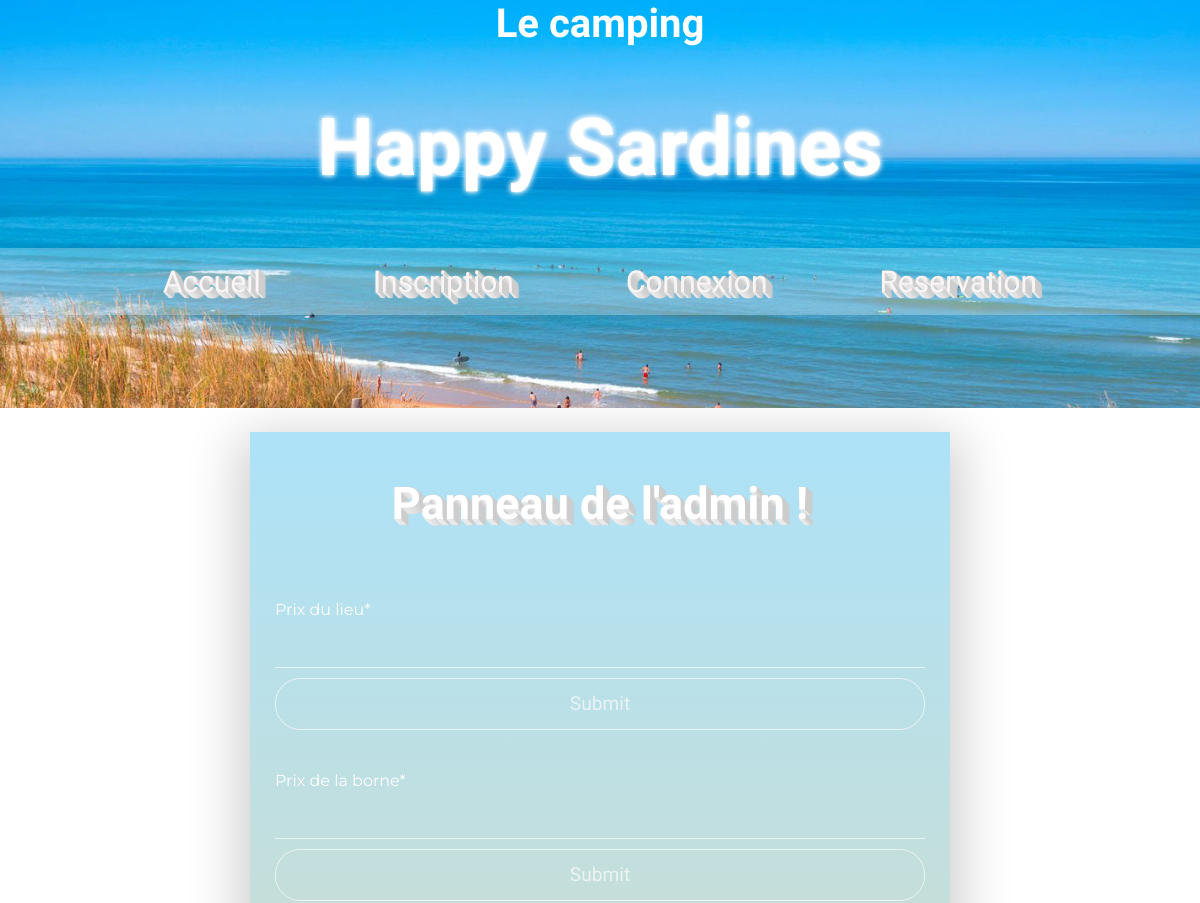
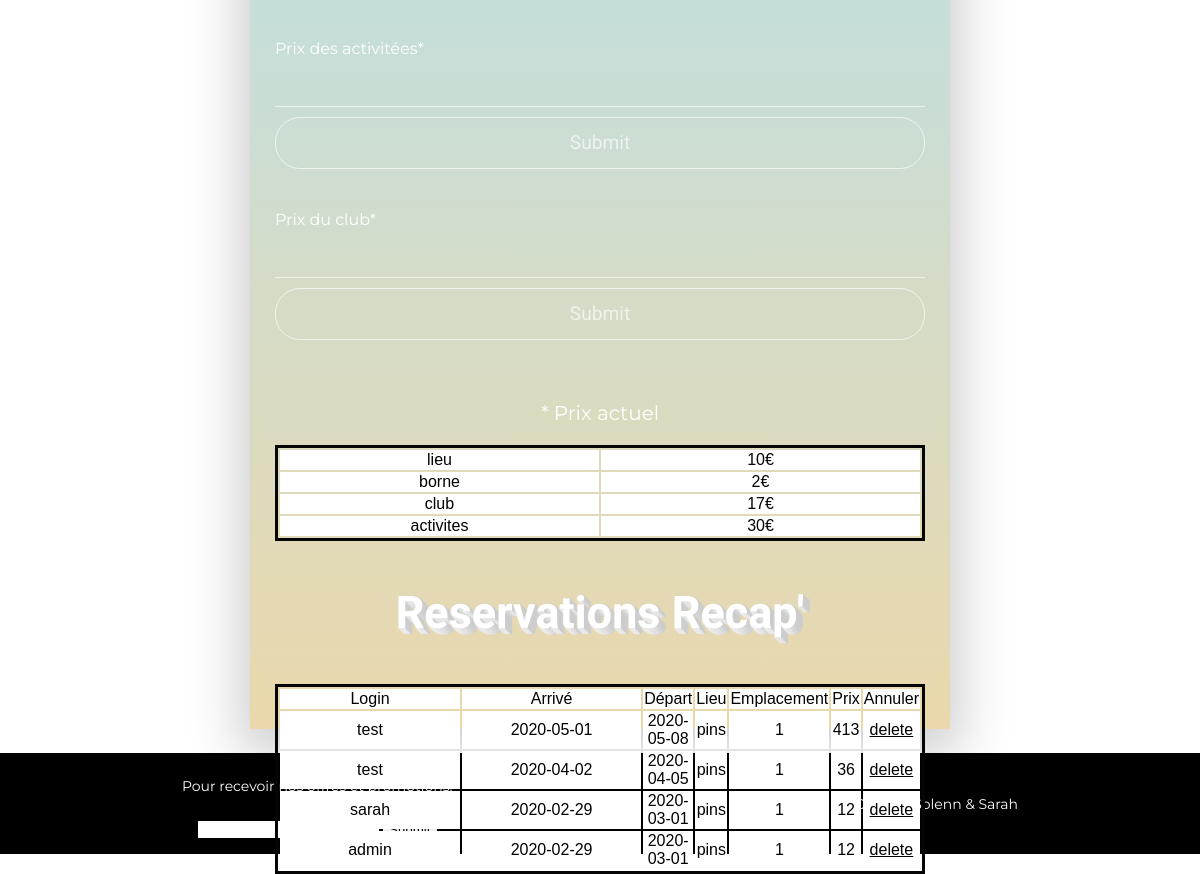
The app's page /admin.php with its own data (2 pictures, top to bottom).
### tables this page shows
CREATE TABLE IF NOT EXISTS `prix` (
  `id` int(11) NOT NULL AUTO_INCREMENT,
  `nom` varchar(255) NOT NULL,
  `prix` int(11) NOT NULL,
  PRIMARY KEY (`id`)
);

### class/bdd.php (called while the page is built, shortened)
<?php
class bdd{
    public function connect(){
        $connect = mysqli_connect('Localhost', 'root', '', 'camping');
        $this->connexion = $connect;
    }
}
?>

### class/admin.php (the view, shortened to what this page needs)
<?php
class admin extends bdd{
    public function tableau(){
        $request = "SELECT nom, prix FROM prix";
        $query = mysqli_query($this->connexion,$request);
        $fetch = mysqli_fetch_all($query);
        ?>
            <table class="table_admin">
        <?php
        for($i=0; $i <= 3; ++$i){
            ?>
                <tr>
                    <td><?php echo $fetch[$i][0] ?></td>
                    <td><?php echo $fetch[$i][1] ?>€</td>
                </tr>
            <?php
        }
        ?>
            </table>
        <?php
    }
    public function tableauresa(){
        $request = "SELECT reservations.id, reservations.checkin, reservations.checkout, reservations.lieu, reservations.emplacement, reservations.prix, utilisateurs.login FROM reservations INNER JOIN utilisateurs ON reservations.id_utilisateur = utilisateurs.id";
        $query = mysqli_query($this->connexion,$request);
        $fetch = mysqli_fetch_all($query);
        ?>
            <table class="table_resa_admin">
                <thead>
                    <tr>
                        <td>Login</td>
                        <td>Arrivé</td>
                        <td>Départ</td>
                        <td>Lieu</td>
                        <td>Emplacement</td>
                        <td>Prix</td>
                        <td>Annuler</td>
                    </tr>
                </thead>
        <?php
            foreach($fetch as list($id,$checkin,$checkout,$lieu,$empla,$prix,$login)){
                ?>
                <tr>
                    <td><?php echo $login ?></td>
                    <td><?php echo $checkin ?></td>
                    <td><?php echo $checkout ?></td>
                    <td><?php echo $lieu ?></td>
                    <td><?php echo $empla ?></td>
                    <td><?php echo $prix ?></td>
                    <td><a class="supp_profil" href="include/deleteresa.php?id=<?php echo $id ?>">delete</a></td>
                </tr>
                <?php
            }
        ?>
        </table>
        <?php
    }
}
?>

### admin.php (shortened to what this page needs)
<?php
require 'class/bdd.php';
require 'class/user.php';
require 'class/admin.php';
?>
<html>
<head>
        <link rel="stylesheet" href="css/style.css">
</head>
<body>
<header>
<?php require 'include/nav.php'?>
</header>
    <main>
    <section class="container_admin">
        <article class="window_admin">
            <div class='overlay_admin'></div>
                 <div class='content'>
                <h1 class="titre_inscri"> Panneau de l'admin ! </h1>
<form action="admin.php" method="post">
    <label>Prix du lieu*</label>
    <input type="text" name="lieu" required class='input-line full-width'><br>
    <input type="submit" name="sendlieu" class='ghost-round full-width'>
</form>
<form action="admin.php" method="post">
    <label>Prix de la borne*</label>
    <input type="text" name="borne" required class='input-line full-width'><br>
    <input type="submit" name="sendborne" class='ghost-round full-width'>
</form>
<form action="admin.php" method="post">
    <label>Prix des activitées*</label>
    <input type="text" name="acti" required class='input-line full-width'><br>
    <input type="submit" name="sendacti" class='ghost-round full-width'>
</form>
<form action="admin.php" method="post">
    <label>Prix du club*</label>
    <input type="mail" name="club" required class='input-line full-width'><br>
    <input type="submit" name="sendclub" class='ghost-round full-width'>
</form>
<p>* Prix actuel</p>
<?php $_SESSION["admin"]->tableau(); ?>
<h1 class="titre_inscri">Reservations Recap'</h1>
<?php $_SESSION["admin"]->tableauresa(); ?>
</section>
    </main>
<footer>
<section class="menu_foot">
        <div class="newsletter">
            <p>Pour recevoir nos offres et promotions:</p>
            <form type="submit">
                    <input type="email" required>
                    <input type="submit">
            </form>
        </div>
        <p>© 2020 Gwen,Solenn & Sarah</p>
    </section>
</footer>
</body>
</html>

### include/nav.php (shortened to what this page needs)
<?php
if (isset($_SESSION['login']))
 {
    $login = $_SESSION['login'];
    $today = date("d.m.y")
?>
<h2 class="titre_index_header_part_a">Le camping</h2>
<h1 class="titre_index_header_part_b">Happy Sardines</h1>
<div class="co_nav">
 </div>
<nav>
    <ul>
        <li><a href="index.php">Accueil</a></li>
        <li><a href="profil.php">Mon profil</a></li>
        <li><a href="reservation.php">Reservation</a>
        <?php
        if(isset($_SESSION['perm'])){
        ?>
        <li><a href="admin.php">Admin</a>
            <?php
        }
        ?>
    </ul>
 </nav>
 <form  action="index.php" method="post">
	               <input name="deconnexion" value="Se Deconnecter" type="submit" class='ghost-round full-width' />
            </form>
		<?php
		if (isset($_POST["deconnexion"]))
            {
         session_unset();
         session_destroy();
         header ('location:index.php');
            }
		?>
<?php
}
else
 {
?>
<h2 class="titre_index_header_part_a">Le camping</h2>
<h1 class="titre_index_header_part_b">Happy Sardines</h1>
<nav>
    <ul>
            <li><a href="index.php"> Accueil</a></li>
            <li><a href="inscription.php"> Inscription</a></li>
            <li><a href="connexion.php"> Connexion</a></li>
            <li><a href="connexion.php">Reservation</a>
     </ul>
</nav>
<?php
 }
?>

### css/style.css (style rules this page uses)
html { height: auto; font-family: 'Montserrat', sans-serif; }
body { margin:0; padding:0; font-family: 'Montserrat', sans-serif; }
main { margin: auto; height: auto; }
p { font-size:20px; text-align:center; }
a { color: white; }
header { background-position: center; background-size: cover; font-family: 'Montserrat', sans-serif; background-repeat: no-repeat; height: 51vh; background-image: url(../img/back1.jpg); }
header nav { font-family: 'Leckerli One', cursive; display: flex; justify-content: space-around; background-color: rgba(252, 248, 248, 0.281); }
header ul { display: flex; list-style-type: none; padding-inline-start: 0; color: black; }
header li { padding: 0 7vh; color: rgb(251, 250, 250); text-shadow: 1px 0px 1px #CCCCCC, 0px 1px 1px #EEEEEE, 2px 1px 1px #CCCCCC, 1px 2px 1px #EEEEEE, 3px 2px 1px #CCCCCC, 2px 3px 1px #EEEEEE, 4px 3px 1px #CCCCCC, 3px 4px 1px #EEEEEE, 5px 4px 1px #CCCCCC, 4px 5px 1px #EEEEEE, 6px 5px 1px #CCCCCC, 5px 6px 1px #EEEEEE, 7px 6px 1px #CCCCCC; }
header li a { text-decoration: none; font-size: 30px; color: rgb(250, 245, 245); }
footer { bottom:0; width:100%; }
.menu_foot { display: flex; flex-direction: row; background-color: black; justify-content: space-around; }
footer p { display:flex; font-size: 14px; padding:10px; color: white; justify-content:flex-end; align-items: center; }
.newsletter { display:flex; flex-direction: column; align-items: center; justify-content: center; justify-items: center; }
.titre_index_header_part_a { text-align: center; color: white; font-size:5vh ; font-family: 'Leckerli One', cursive; }
.titre_index_header_part_b { text-align: center; font-size: 10vh; color: #fff; font-family: 'Leckerli One', cursive; animation: blur 3s ease-out ; text-shadow: 0px 0px 5px #fff, 0px 0px 7px #fff; }
input { border: none; }
.ghost-round { cursor: pointer; background: none; border: 1px solid rgba(255, 255, 255, 0.65); border-radius: 25px; color: rgba(255, 255, 255, 0.65); -webkit-align-self: flex-end; -ms-flex-item-align: end; align-self: flex-end; font-size: 19px; font-size: 1.2rem; font-weight: 300; line-height: 2.5em; margin-top: auto; margin-bottom: 25px; -webkit-transition: all .2s ease; transition: all .2s ease; font-family: 'Leckerli One', cursive; }
.input-line { background: none; margin-bottom: 10px; line-height: 2.4em; color: #fff; font-family: roboto; font-weight: 300; letter-spacing: 0px; letter-spacing: 0.02rem; font-size: 19px; font-size: 1.2rem; border-bottom: 1px solid rgba(255, 255, 255, 0.65); -webkit-transition: all .2s ease; transition: all .2s ease; }
.full-width { width: 100%; }
.content { padding-left: 25px; padding-right: 25px; display: -webkit-box; display: -webkit-flex; display: -ms-flexbox; display: flex; -webkit-flex-flow: column; -ms-flex-flow: column; flex-flow: column; z-index: 5; }
.titre_inscri { display: flex; justify-content: center; font-size: 45px; font-family: 'Leckerli One', cursive; text-shadow: 1px 0px 1px #CCCCCC, 0px 1px 1px #EEEEEE, 2px 1px 1px #CCCCCC, 1px 2px 1px #EEEEEE, 3px 2px 1px #CCCCCC, 2px 3px 1px #EEEEEE, 4px 3px 1px #CCCCCC, 3px 4px 1px #EEEEEE, 5px 4px 1px #CCCCCC, 4px 5px 1px #EEEEEE, 6px 5px 1px #CCCCCC, 5px 6px 1px #EEEEEE, 7px 6px 1px #CCCCCC; }
.table_resa_admin { border: medium solid #050505; width: 100%; font-family: 'Leckerli One', cursive; }
.table_resa_admin td { background-color: #ffffff; width: 50%; }
table { border: medium solid #050505; width: 100%; }
td { font-family: sans-serif; width: 50%; text-align: center; }
.container_admin { display: -webkit-box; display: -webkit-flex; display: -ms-flexbox; display: flex; -webkit-box-align: center; -webkit-align-items: center; -ms-flex-align: center; align-items: center; -webkit-box-pack: center; -webkit-justify-content: center; -ms-flex-pack: center; justify-content: center; height: 156%; }
.overlay_admin { background: -webkit-linear-gradient(rgb(158, 221, 247), rgb(231, 209, 157)); opacity: 0.85; filter: alpha(opacity=85); height: 150vh; position: absolute; width: 700px; z-index: 1; }
.window_admin { z-index: 100; color: #fff; position: relative; display: -webkit-box; display: -webkit-flex; display: -ms-flexbox; display: flex; -webkit-flex-flow: column; -ms-flex-flow: column; flex-flow: column; box-shadow: 0px 15px 50px 10px rgba(0, 0, 0, 0.2); box-sizing: border-box; height:150vh; width: 700px; }
.supp_profil { color: #000000; }
.table_admin { border: medium solid #050505; width: 100%; }
.table_admin td { background-color: #ffffff; width: 50%; }

### records on screen
prix: nom "lieu", prix "10"
prix: nom "borne", prix "2"
prix: nom "club", prix "17"
prix: nom "activites", prix "30"

### other values on screen
$login "test"
$checkin "2020-05-01"
$checkout "2020-05-08"
$lieu "pins"
$empla "1"
$prix "413"
$checkin "2020-04-02"
$checkout "2020-04-05"
$prix "36"
$login "sarah"
$checkin "2020-02-29"
$checkout "2020-03-01"
$prix "12"
$login "admin"
